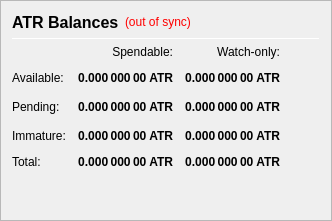
                   <widget class="QFrame" name="frame_Balances">
                    <property name="frameShape">
                     <enum>QFrame::StyledPanel</enum>
                    </property>
                    <property name="frameShadow">
                     <enum>QFrame::Raised</enum>
                    </property>
                    <layout class="QVBoxLayout" name="verticalLayout_4">
                     <item>
                      <layout class="QHBoxLayout" name="horizontalLayout_4">
                       <item>
                        <widget class="QLabel" name="label_5">
                         <property name="minimumSize">
                          <size>
                           <width>0</width>
                           <height>20</height>
                          </size>
                         </property>
                         <property name="font">
                          <font>
                           <pointsize>12</pointsize>
                           <weight>75</weight>
                           <bold>true</bold>
                          </font>
                         </property>
                         <property name="text">
                          <string>ATR Balances</string>
                         </property>
                        </widget>
                       </item>
                       <item>
                        <widget class="QLabel" name="labelWalletStatus">
                         <property name="cursor">
                          <cursorShape>WhatsThisCursor</cursorShape>
                         </property>
                         <property name="toolTip">
                          <string>The displayed information may be out of date. Your wallet automatically synchronizes with the Altair network after a connection is established, but this process has not completed yet.</string>
                         </property>
                         <property name="styleSheet">
                          <string notr="true">QLabel { color: red; }</string>
                         </property>
                         <property name="text">
                          <string notr="true">(out of sync)</string>
                         </property>
                         <property name="alignment">
                          <set>Qt::AlignLeading|Qt::AlignLeft|Qt::AlignVCenter</set>
                         </property>
                        </widget>
                       </item>
                       <item>
                        <spacer name="horizontalSpacer_3">
                         <property name="orientation">
                          <enum>Qt::Horizontal</enum>
                         </property>
                         <property name="sizeHint" stdset="0">
                          <size>
                           <width>40</width>
                           <height>20</height>
                          </size>
                         </property>
                        </spacer>
                       </item>
                      </layout>
                     </item>
                     <item>
                      <widget class="Line" name="line_Balance">
                       <property name="minimumSize">
                        <size>
                         <width>0</width>
                         <height>1</height>
                        </size>
                       </property>
                       <property name="maximumSize">
                        <size>
                         <width>16777215</width>
                         <height>1</height>
                        </size>
                       </property>
                       <property name="orientation">
                        <enum>Qt::Horizontal</enum>
                       </property>
                      </widget>
                     </item>
                     <item>
                      <layout class="QGridLayout" name="gridLayout">
                       <property name="spacing">
                        <number>12</number>
                       </property>
                       <item row="2" column="2">
                        <widget class="QLabel" name="labelWatchPending">
                         <property name="font">
                          <font>
                           <weight>75</weight>
                           <bold>true</bold>
                          </font>
                         </property>
                         <property name="cursor">
                          <cursorShape>IBeamCursor</cursorShape>
                         </property>
                         <property name="toolTip">
                          <string>Unconfirmed transactions to watch-only addresses</string>
                         </property>
                         <property name="text">
                          <string notr="true">0.000 000 00 ATR</string>
                         </property>
                         <property name="alignment">
                          <set>Qt::AlignRight|Qt::AlignTrailing|Qt::AlignVCenter</set>
                         </property>
                         <property name="textInteractionFlags">
                          <set>Qt::LinksAccessibleByMouse|Qt::TextSelectableByKeyboard|Qt::TextSelectableByMouse</set>
                         </property>
                        </widget>
                       </item>
                       <item row="2" column="1">
                        <widget class="QLabel" name="labelUnconfirmed">
                         <property name="font">
                          <font>
                           <weight>75</weight>
                           <bold>true</bold>
                          </font>
                         </property>
                         <property name="cursor">
                          <cursorShape>IBeamCursor</cursorShape>
                         </property>
                         <property name="toolTip">
                          <string>Total of transactions that have yet to be confirmed, and do not yet count toward the spendable balance</string>
                         </property>
                         <property name="text">
                          <string notr="true">0.000 000 00 ATR</string>
                         </property>
                         <property name="alignment">
                          <set>Qt::AlignRight|Qt::AlignTrailing|Qt::AlignVCenter</set>
                         </property>
                         <property name="textInteractionFlags">
                          <set>Qt::LinksAccessibleByMouse|Qt::TextSelectableByKeyboard|Qt::TextSelectableByMouse</set>
                         </property>
                        </widget>
                       </item>
                       <item row="3" column="2">
                        <widget class="QLabel" name="labelWatchImmature">
                         <property name="font">
                          <font>
                           <weight>75</weight>
                           <bold>true</bold>
                          </font>
                         </property>
                         <property name="cursor">
                          <cursorShape>IBeamCursor</cursorShape>
                         </property>
                         <property name="toolTip">
                          <string>Staked or masternode rewards in watch-only addresses that has not yet matured</string>
                         </property>
                         <property name="text">
                          <string notr="true">0.000 000 00 ATR</string>
                         </property>
                         <property name="alignment">
                          <set>Qt::AlignRight|Qt::AlignTrailing|Qt::AlignVCenter</set>
                         </property>
                         <property name="textInteractionFlags">
                          <set>Qt::LinksAccessibleByMouse|Qt::TextSelectableByKeyboard|Qt::TextSelectableByMouse</set>
                         </property>
                        </widget>
                       </item>
                       <item row="4" column="0">
                        <widget class="QLabel" name="labelTotalText">
                         <property name="text">
                          <string>Total:</string>
                         </property>
                        </widget>
                       </item>
                       <item row="3" column="1">
                        <widget class="QLabel" name="labelImmature">
                         <property name="font">
                          <font>
                           <weight>75</weight>
                           <bold>true</bold>
                          </font>
                         </property>
                         <property name="cursor">
                          <cursorShape>IBeamCursor</cursorShape>
                         </property>
                         <property name="toolTip">
                          <string>Staked or masternode rewards that has not yet matured</string>
                         </property>
                         <property name="text">
                          <string notr="true">0.000 000 00 ATR</string>
                         </property>
                         <property name="alignment">
                          <set>Qt::AlignRight|Qt::AlignTrailing|Qt::AlignVCenter</set>
                         </property>
                         <property name="textInteractionFlags">
                          <set>Qt::LinksAccessibleByMouse|Qt::TextSelectableByKeyboard|Qt::TextSelectableByMouse</set>
                         </property>
                        </widget>
                       </item>
                       <item row="2" column="3">
                        <spacer name="horizontalSpacer_2">
                         <property name="orientation">
                          <enum>Qt::Horizontal</enum>
                         </property>
                         <property name="sizeHint" stdset="0">
                          <size>
                           <width>40</width>
                           <height>20</height>
                          </size>
                         </property>
                        </spacer>
                       </item>
                       <item row="3" column="0">
                        <widget class="QLabel" name="labelImmatureText">
                         <property name="text">
                          <string>Immature:</string>
                         </property>
                        </widget>
                       </item>
                       <item row="4" column="1">
                        <widget class="QLabel" name="labelTotal">
                         <property name="font">
                          <font>
                           <weight>75</weight>
                           <bold>true</bold>
                          </font>
                         </property>
                         <property name="cursor">
                          <cursorShape>IBeamCursor</cursorShape>
                         </property>
                         <property name="toolTip">
                          <string>Your current total balance</string>
                         </property>
                         <property name="text">
                          <string notr="true">0.000 000 00 ATR</string>
                         </property>
                         <property name="alignment">
                          <set>Qt::AlignRight|Qt::AlignTrailing|Qt::AlignVCenter</set>
                         </property>
                         <property name="textInteractionFlags">
                          <set>Qt::LinksAccessibleByMouse|Qt::TextSelectableByKeyboard|Qt::TextSelectableByMouse</set>
                         </property>
                        </widget>
                       </item>
                       <item row="4" column="2">
                        <widget class="QLabel" name="labelWatchTotal">
                         <property name="font">
                          <font>
                           <weight>75</weight>
                           <bold>true</bold>
                          </font>
                         </property>
                         <property name="cursor">
                          <cursorShape>IBeamCursor</cursorShape>
                         </property>
                         <property name="toolTip">
                          <string>Current total balance in watch-only addresses</string>
                         </property>
                         <property name="text">
                          <string notr="true">0.000 000 00 ATR</string>
                         </property>
                         <property name="alignment">
                          <set>Qt::AlignRight|Qt::AlignTrailing|Qt::AlignVCenter</set>
                         </property>
                         <property name="textInteractionFlags">
                          <set>Qt::LinksAccessibleByMouse|Qt::TextSelectableByKeyboard|Qt::TextSelectableByMouse</set>
                         </property>
                        </widget>
                       </item>
                       <item row="0" column="2">
                        <widget class="QLabel" name="labelWatchonly">
                         <property name="text">
                          <string>Watch-only:</string>
                         </property>
                         <property name="alignment">
                          <set>Qt::AlignRight|Qt::AlignTrailing|Qt::AlignVCenter</set>
                         </property>
                        </widget>
                       </item>
                       <item row="1" column="0">
                        <widget class="QLabel" name="labelBalanceText">
                         <property name="text">
                          <string>Available:</string>
                         </property>
                        </widget>
                       </item>
                       <item row="1" column="1">
                        <widget class="QLabel" name="labelBalance">
                         <property name="font">
                          <font>
                           <weight>75</weight>
                           <bold>true</bold>
                          </font>
                         </property>
                         <property name="cursor">
                          <cursorShape>IBeamCursor</cursorShape>
                         </property>
                         <property name="toolTip">
                          <string>Your current spendable balance</string>
                         </property>
                         <property name="text">
                          <string notr="true">0.000 000 00 ATR</string>
                         </property>
                         <property name="alignment">
                          <set>Qt::AlignRight|Qt::AlignTrailing|Qt::AlignVCenter</set>
                         </property>
                         <property name="textInteractionFlags">
                          <set>Qt::LinksAccessibleByMouse|Qt::TextSelectableByKeyboard|Qt::TextSelectableByMouse</set>
                         </property>
                        </widget>
                       </item>
                       <item row="1" column="2">
                        <widget class="QLabel" name="labelWatchAvailable">
                         <property name="font">
                          <font>
                           <weight>75</weight>
                           <bold>true</bold>
                          </font>
                         </property>
                         <property name="cursor">
                          <cursorShape>IBeamCursor</cursorShape>
                         </property>
                         <property name="toolTip">
                          <string>Your current balance in watch-only addresses</string>
                         </property>
                         <property name="text">
                          <string notr="true">0.000 000 00 ATR</string>
                         </property>
                         <property name="alignment">
                          <set>Qt::AlignRight|Qt::AlignTrailing|Qt::AlignVCenter</set>
                         </property>
                         <property name="textInteractionFlags">
                          <set>Qt::LinksAccessibleByMouse|Qt::TextSelectableByKeyboard|Qt::TextSelectableByMouse</set>
                         </property>
                        </widget>
                       </item>
                       <item row="2" column="0">
                        <widget class="QLabel" name="labelPendingText">
                         <property name="text">
                          <string>Pending:</string>
                         </property>
                        </widget>
                       </item>
                       <item row="0" column="1">
                        <widget class="QLabel" name="labelSpendable">
                         <property name="text">
                          <string>Spendable:</string>
                         </property>
                         <property name="alignment">
                          <set>Qt::AlignRight|Qt::AlignTrailing|Qt::AlignVCenter</set>
                         </property>
                        </widget>
                       </item>
                      </layout>
                     </item>
                     <item>
                      <spacer name="verticalSpacer">
                       <property name="orientation">
                        <enum>Qt::Vertical</enum>
                       </property>
                       <property name="sizeHint" stdset="0">
                        <size>
                         <width>20</width>
                         <height>40</height>
                        </size>
                       </property>
                      </spacer>
                     </item>
                    </layout>
                   </widget>
